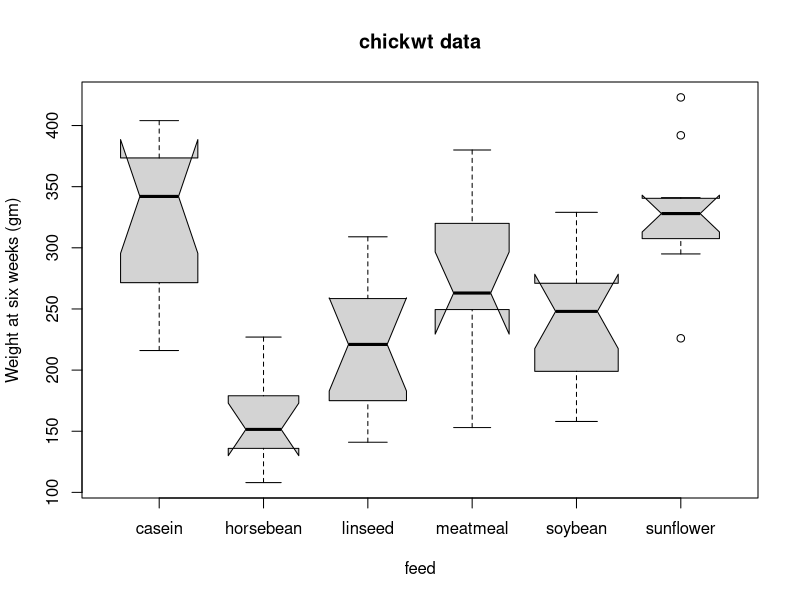
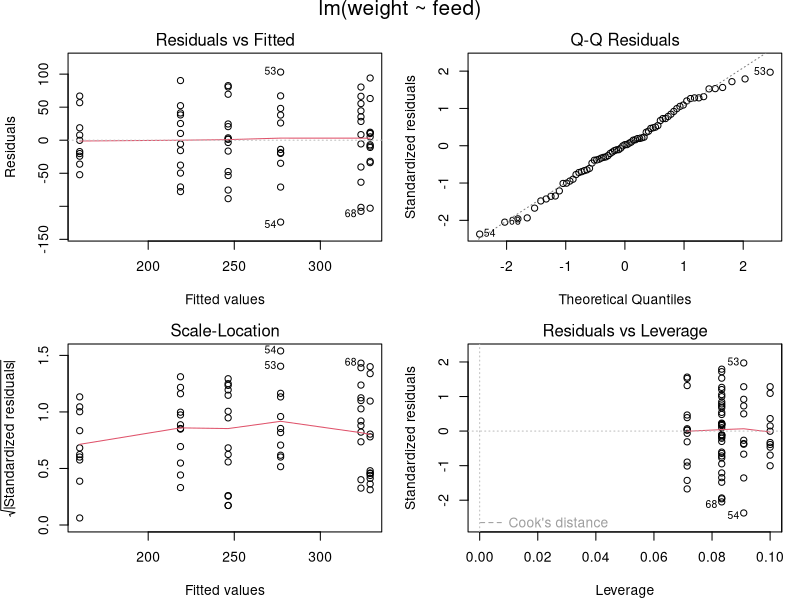

Reproduce these figures in R, in order.
chickwts
require(stats); require(graphics)
boxplot(weight ~ feed, data = chickwts, col = "lightgray",
    varwidth = TRUE, notch = TRUE, main = "chickwt data",
    ylab = "Weight at six weeks (gm)")
anova(fm1 <- lm(weight ~ feed, data = chickwts))
opar <- par(mfrow = c(2, 2), oma = c(0, 0, 1.1, 0),
            mar = c(4.1, 4.1, 2.1, 1.1))
plot(fm1)
par(opar)
